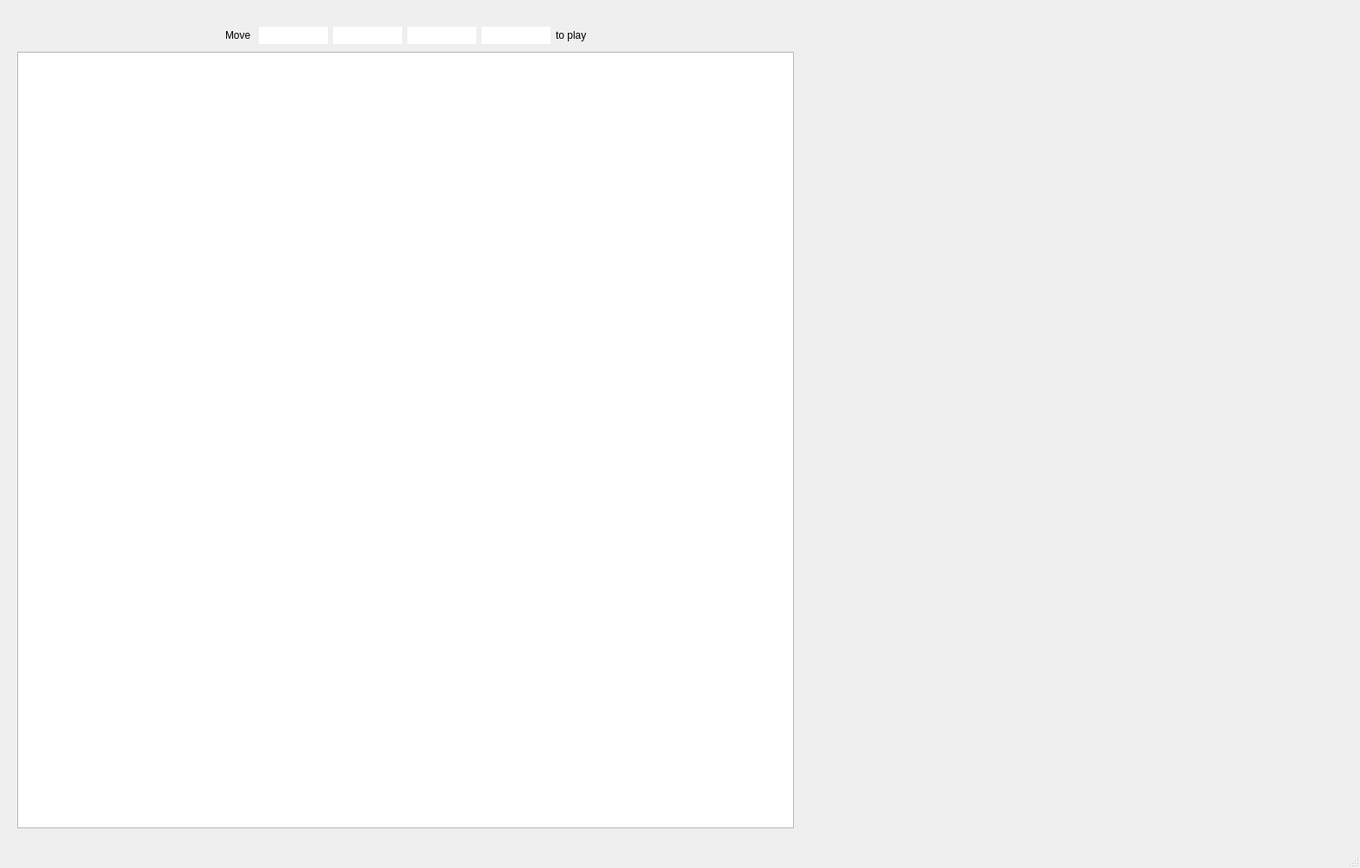
<?xml version="1.0" encoding="UTF-8"?>
<ui version="4.0">
 <class>MainWindow</class>
 <widget class="QMainWindow" name="MainWindow">
  <property name="geometry">
   <rect>
    <x>0</x>
    <y>0</y>
    <width>1576</width>
    <height>1006</height>
   </rect>
  </property>
  <property name="windowTitle">
   <string>MainWindow</string>
  </property>
  <widget class="QWidget" name="centralwidget">
   <widget class="QWidget" name="widget_GoBoard" native="true">
    <property name="geometry">
     <rect>
      <x>20</x>
      <y>60</y>
      <width>900</width>
      <height>900</height>
     </rect>
    </property>
    <property name="minimumSize">
     <size>
      <width>900</width>
      <height>900</height>
     </size>
    </property>
    <property name="maximumSize">
     <size>
      <width>900</width>
      <height>900</height>
     </size>
    </property>
    <widget class="QGraphicsView" name="graphicsView_GoBoard">
     <property name="geometry">
      <rect>
       <x>0</x>
       <y>0</y>
       <width>900</width>
       <height>900</height>
      </rect>
     </property>
     <property name="minimumSize">
      <size>
       <width>900</width>
       <height>900</height>
      </size>
     </property>
     <property name="maximumSize">
      <size>
       <width>900</width>
       <height>900</height>
      </size>
     </property>
    </widget>
   </widget>
   <widget class="QWidget" name="horizontalLayoutWidget">
    <property name="geometry">
     <rect>
      <x>20</x>
      <y>30</y>
      <width>901</width>
      <height>22</height>
     </rect>
    </property>
    <layout class="QHBoxLayout" name="horizontalLayout">
     <item>
      <spacer name="horizontalSpacer_2">
       <property name="orientation">
        <enum>Qt::Horizontal</enum>
       </property>
       <property name="sizeHint" stdset="0">
        <size>
         <width>40</width>
         <height>20</height>
        </size>
       </property>
      </spacer>
     </item>
     <item alignment="Qt::AlignHCenter">
      <widget class="QLabel" name="label_Move">
       <property name="text">
        <string>Move </string>
       </property>
      </widget>
     </item>
     <item alignment="Qt::AlignHCenter">
      <widget class="QLineEdit" name="lineEdit_MoveNumber">
       <property name="minimumSize">
        <size>
         <width>0</width>
         <height>20</height>
        </size>
       </property>
       <property name="maximumSize">
        <size>
         <width>80</width>
         <height>16777215</height>
        </size>
       </property>
       <property name="autoFillBackground">
        <bool>false</bool>
       </property>
       <property name="frame">
        <bool>false</bool>
       </property>
      </widget>
     </item>
     <item>
      <widget class="QLineEdit" name="lineEdit_CurrentPlayer">
       <property name="minimumSize">
        <size>
         <width>0</width>
         <height>20</height>
        </size>
       </property>
       <property name="maximumSize">
        <size>
         <width>80</width>
         <height>16777215</height>
        </size>
       </property>
       <property name="frame">
        <bool>false</bool>
       </property>
      </widget>
     </item>
     <item>
      <widget class="QLineEdit" name="lineEdit_MoveCoords">
       <property name="minimumSize">
        <size>
         <width>0</width>
         <height>20</height>
        </size>
       </property>
       <property name="maximumSize">
        <size>
         <width>80</width>
         <height>16777215</height>
        </size>
       </property>
       <property name="frame">
        <bool>false</bool>
       </property>
      </widget>
     </item>
     <item>
      <widget class="QLineEdit" name="lineEdit_NextPlayer">
       <property name="minimumSize">
        <size>
         <width>0</width>
         <height>20</height>
        </size>
       </property>
       <property name="maximumSize">
        <size>
         <width>80</width>
         <height>16777215</height>
        </size>
       </property>
       <property name="frame">
        <bool>false</bool>
       </property>
      </widget>
     </item>
     <item>
      <widget class="QLabel" name="label_NextPlyer">
       <property name="text">
        <string>to play</string>
       </property>
      </widget>
     </item>
     <item>
      <spacer name="horizontalSpacer">
       <property name="orientation">
        <enum>Qt::Horizontal</enum>
       </property>
       <property name="sizeHint" stdset="0">
        <size>
         <width>40</width>
         <height>20</height>
        </size>
       </property>
      </spacer>
     </item>
    </layout>
   </widget>
  </widget>
  <widget class="QMenuBar" name="menubar">
   <property name="geometry">
    <rect>
     <x>0</x>
     <y>0</y>
     <width>1576</width>
     <height>21</height>
    </rect>
   </property>
  </widget>
  <widget class="QStatusBar" name="statusbar"/>
 </widget>
 <resources/>
 <connections/>
</ui>
